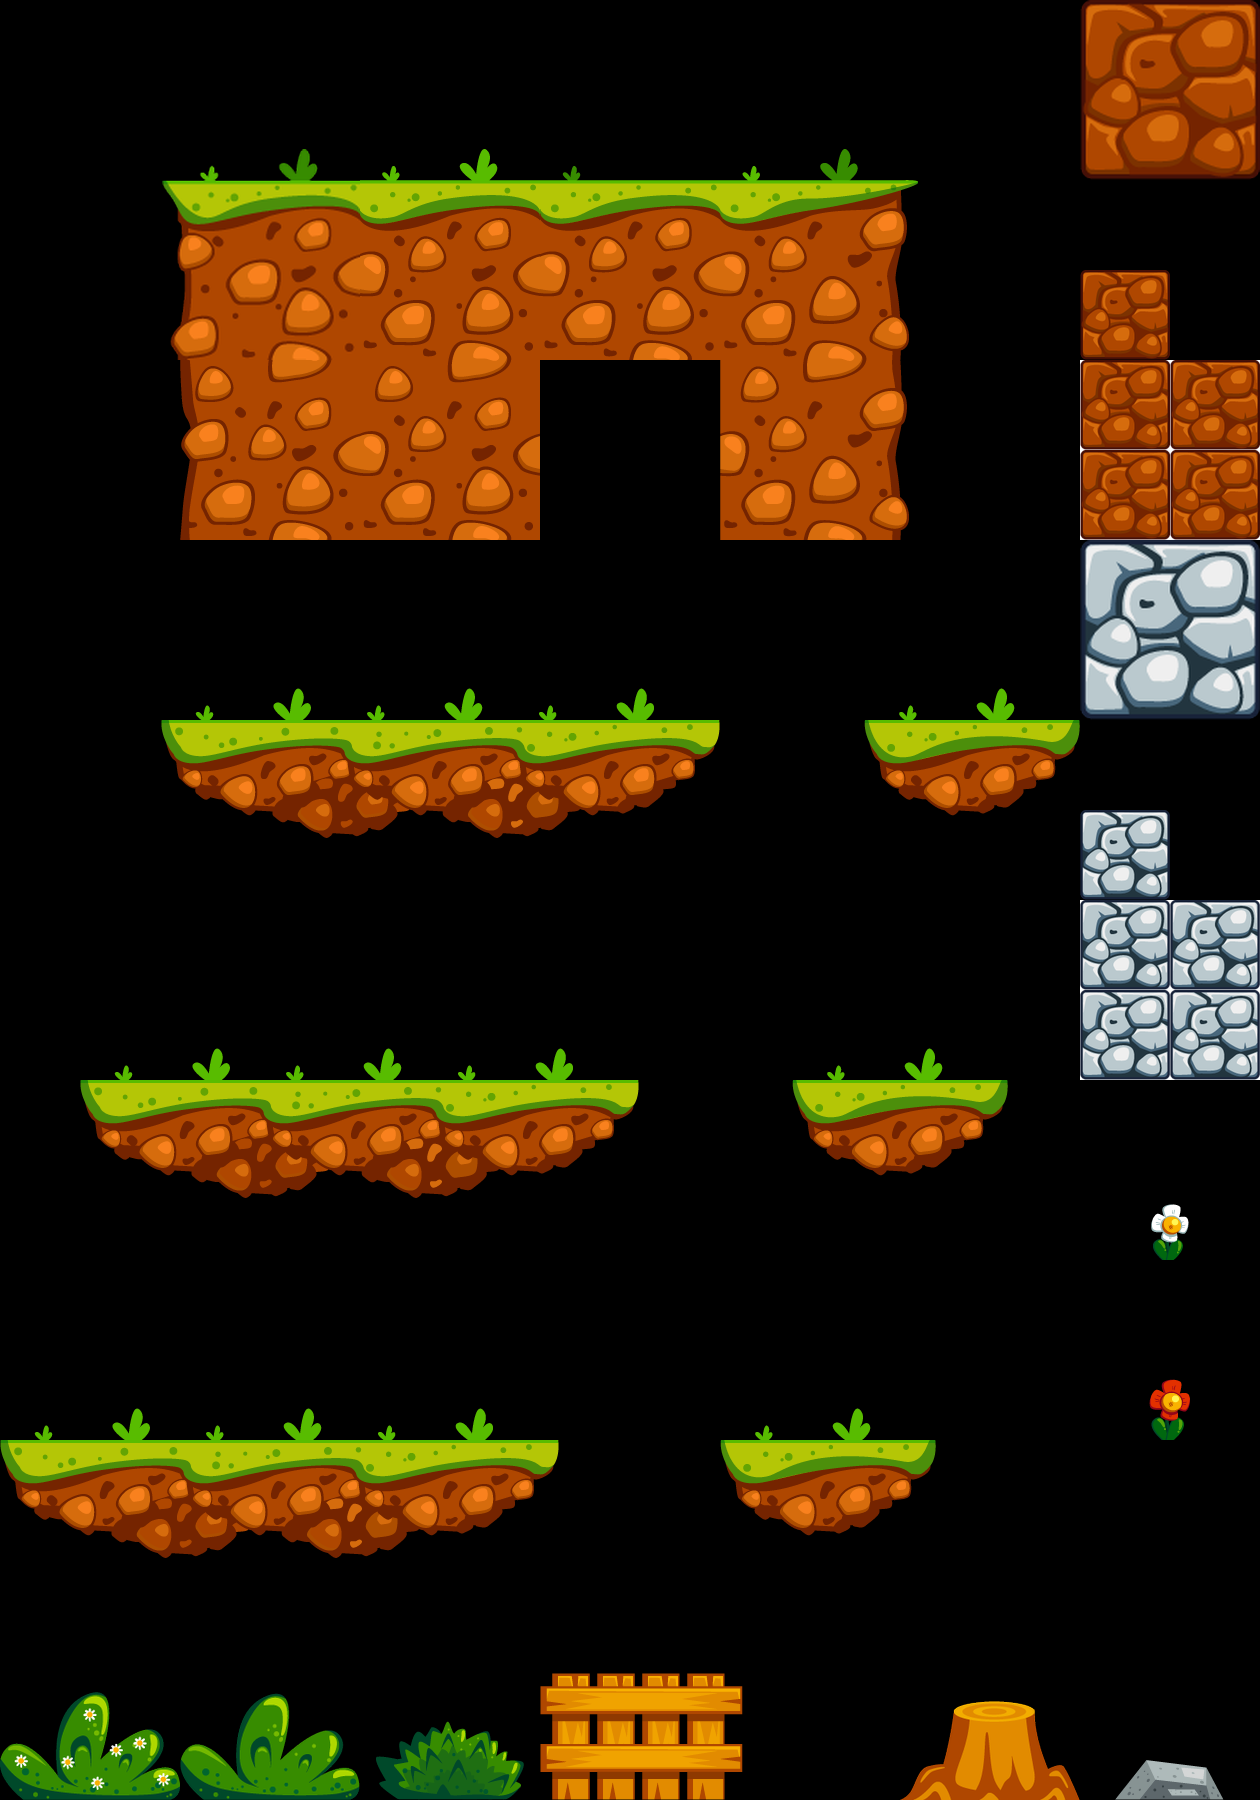

This is a level from a 2D game, rendered from its Tiled map with the project's own tilesets. A one-line summary and the complete map file follow:
An orthogonal 7x10 tile map with 180x180 px tiles, 1 tile layer (Vrstva dlaždic 1).

<map version="1.0" tiledversion="1.0.3" orientation="orthogonal" renderorder="right-down" width="7" height="10" tilewidth="180" tileheight="180" nextobjectid="1">
 <tileset firstgid="1" name="world1Tiles" tilewidth="720" tileheight="360" tilecount="27" columns="0">
  <grid orientation="orthogonal" width="1" height="1" />
  <tile id="0">
   <image width="180" height="180" source="world1 180 x 180/bush 1 180x180.png" />
  </tile>
  <tile id="1">
   <image width="180" height="180" source="world1 180 x 180/bush 2 180x180.png" />
  </tile>
  <tile id="2">
   <image width="180" height="180" source="world1 180 x 180/bush 3 180x180.png" />
  </tile>
  <tile id="3">
   <image width="360" height="180" source="world1 180 x 180/fence 360x180.png" />
  </tile>
  <tile id="4">
   <image width="180" height="180" source="world1 180 x 180/full 180x180.png" />
  </tile>
  <tile id="5">
   <image width="180" height="360" source="world1 180 x 180/ground 1 180x360.png" />
  </tile>
  <tile id="6">
   <image width="180" height="360" source="world1 180 x 180/ground 2 180x360.png" />
  </tile>
  <tile id="7">
   <image width="360" height="360" source="world1 180 x 180/ground left 360x360.png" />
  </tile>
  <tile id="8">
   <image width="360" height="360" source="world1 180 x 180/ground right 360x360.png" />
  </tile>
  <tile id="9">
   <image width="180" height="180" source="world1 180 x 180/chopped tree 180x180.png" />
  </tile>
  <tile id="10">
   <image width="180" height="180" source="world1 180 x 180/plant 1 180x180.png" />
  </tile>
  <tile id="11">
   <image width="180" height="180" source="world1 180 x 180/plant 2 180x180.png" />
  </tile>
  <tile id="12">
   <image width="720" height="360" source="world1 180 x 180/platform big center 720x360.png" />
  </tile>
  <tile id="13">
   <image width="720" height="360" source="world1 180 x 180/platform big left 720x360.png" />
  </tile>
  <tile id="14">
   <image width="720" height="360" source="world1 180 x 180/platform big right 720x360.png" />
  </tile>
  <tile id="15">
   <image width="360" height="360" source="world1 180 x 180/platform small center 360x360.png" />
  </tile>
  <tile id="16">
   <image width="360" height="360" source="world1 180 x 180/platform small left 360x360.png" />
  </tile>
  <tile id="17">
   <image width="360" height="360" source="world1 180 x 180/platform small right 360x360.png" />
  </tile>
  <tile id="18">
   <image width="180" height="180" source="world1 180 x 180/stone 180x180.png" />
  </tile>
  <tile id="19">
   <image width="180" height="180" source="world1 180 x 180/wall 1 2x2 180x180.png" />
  </tile>
  <tile id="20">
   <image width="90" height="90" source="world1 180 x 180/wall 1 90x90.png" />
  </tile>
  <tile id="21">
   <image width="180" height="180" source="world1 180 x 180/wall 1 180x180.png" />
  </tile>
  <tile id="22">
   <image width="180" height="180" source="world1 180 x 180/wall 2 2x2 180x180.png" />
  </tile>
  <tile id="23">
   <image width="90" height="90" source="world1 180 x 180/wall 2 90x90.png" />
  </tile>
  <tile id="24">
   <image width="180" height="180" source="world1 180 x 180/wall 2 180x180.png" />
  </tile>
  <tile id="25">
   <image width="360" height="180" source="world1 180 x 180/wall left 360x180.png" />
  </tile>
  <tile id="26">
   <image width="360" height="180" source="world1 180 x 180/wall right 360x180.png" />
  </tile>
 </tileset>
 <layer name="Vrstva dlaždic 1" width="7" height="10">
  <data encoding="csv">
0,0,0,0,0,0,22,
8,0,6,7,9,0,21,
26,0,5,0,27,0,20,
0,0,0,0,0,0,25,
15,0,0,0,18,0,24,
0,0,0,0,0,0,23,
13,0,0,0,16,0,11,
0,0,0,0,0,0,12,
14,0,0,0,17,0,0,
1,2,3,4,0,10,19
</data>
 </layer>
</map>
